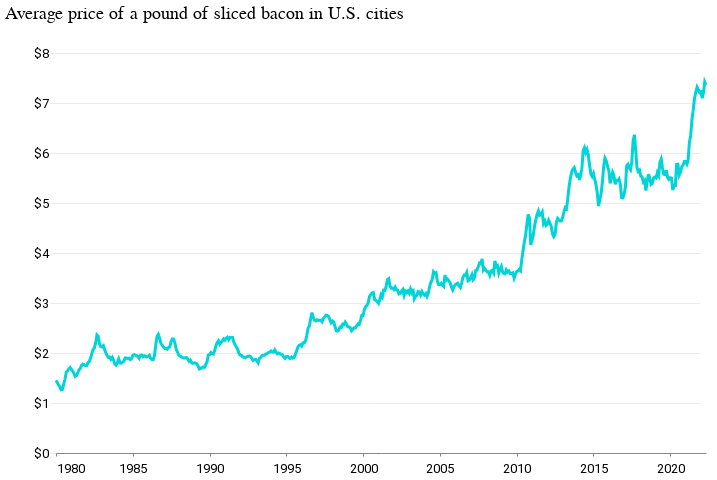

Write notebook code for a chart like this one.
### Code cell
alt.Chart(bacon,).mark_line().encode(
    x=alt.X("date", title="", axis=alt.Axis(tickCount=7, format="%Y")),
    y=alt.Y("value", axis=alt.Axis(format="$.2", tickCount=6), title=" "),
).properties(
    title="Average price of a pound of sliced bacon in U.S. cities",
    width=650,
    height=400,
)

### Figure 1 — Vega-Lite specification as saved in the notebook (floating-point values rounded to 4 significant figures; data arrays with more than 128 entries replaced by an {"elided": "..."} marker saying what was removed)
{"config": {"view": {"width": 800, "height": 450, "strokeOpacity": 0}, "background": "#ffffff", "title": {"anchor": "start", "font": "Summit Sans", "fontColor": "palette[\"black\"]", "fontSize": 18, "fontWeight": "normal"}, "arc": {"fill": "#00d4d8"}, "area": {"fill": "#00d4d8"}, "line": {"stroke": "#00d4d8", "strokeWidth": 3}, "path": {"stroke": "#00d4d8"}, "rect": {"fill": "#00d4d8"}, "shape": {"stroke": "#00d4d8"}, "bar": {"fill": "#00d4d8"}, "point": {"stroke": "#00d4d8"}, "symbol": {"fill": "#00d4d8", "size": 30}, "axis": {"titleFont": "Roboto", "titleFontSize": 15, "titleFontWeight": "normal", "labelFont": "Roboto, sans", "labelFontSize": 13, "labelFontWeight": "normal"}, "axisX": {"labelAngle": 0, "labelPadding": 6, "tickSize": 3, "grid": false}, "axisY": {"labelBaseline": "middle", "maxExtent": 45, "minExtent": 45, "titleAlign": "left", "titleAngle": 0, "titleX": -45, "titleY": -11, "domainOpacity": 0, "gridWidth": 0.6, "gridColor": "#dddddd", "offset": 6, "tickSize": 0, "titleColor": "#767676"}, "legend": {"titleFont": "Roboto", "titleFontSize": 15, "titleFontWeight": "normal", "symbolType": "square", "labelFont": "Roboto, sans", "labelFontSize": 13}, "range": {"category": ["#005f66", "#e37e2d", "#d64a3b", "#76b0ef", "#c1bc40"], "diverging": ["#e68a4f", "#f4bb6a", "#f9e39c", "#dadfe2", "#a6b7c6", "#849eae"], "heatmap": ["#7ff6f6", "#00eeef", "#00d4d8", "#00abb2", "#00848b", "#fbf2c7", "#00363d"], "ordinal": ["#7ff6f6", "#00eeef", "#00d4d8", "#00abb2", "#00848b", "#fbf2c7", "#00363d"], "ramp": ["#7ff6f6", "#00eeef", "#00d4d8", "#00abb2", "#00848b", "#fbf2c7", "#00363d"]}}, "data": {"name": "data-4eda378e849899ce797622906ae6de11"}, "mark": "line", "encoding": {"x": {"axis": {"format": "%Y", "tickCount": 7}, "field": "date", "title": "", "type": "temporal"}, "y": {"axis": {"format": "$.2", "tickCount": 6}, "field": "value", "title": " ", "type": "quantitative"}}, "height": 400, "title": "Average price of a pound of sliced bacon in U.S. cities", "width": 650, "$schema": "https://vega.github.io/schema/vega-lite/v4.17.0.json", "datasets": {"data-4eda378e849899ce797622906ae6de11": {"elided": "509 records"}}}
